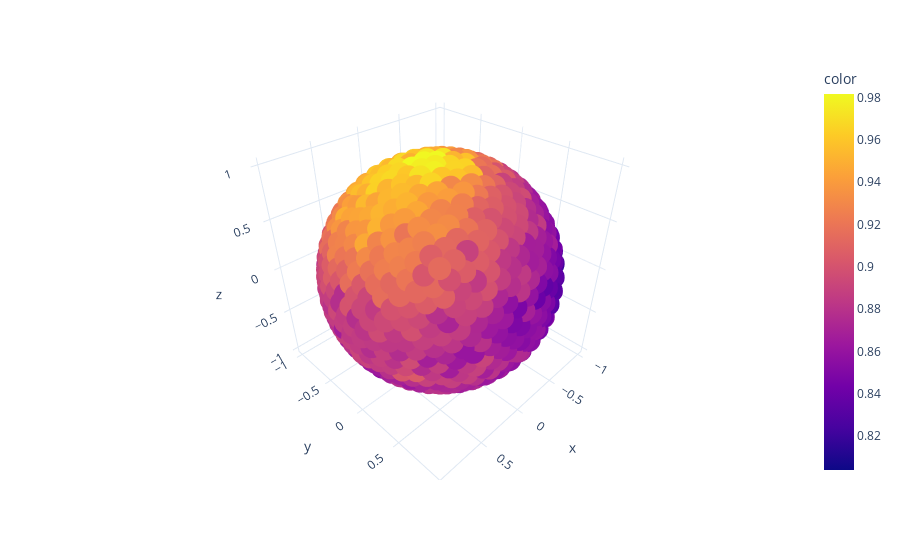

Notebook cell for this chart:
### Code cell
#FIDELITY OF SECOND COPY
# Plot the surface. F_measured/F_theory
df = px.data.iris()
fig = px.scatter_3d(df, x, y, z, color=data_sheet.prob_0_qubit_0/(5/6), template="plotly_white")

fig.show()
print("Number of points: ", len(x))
print("Average fidelity: ", np.average(data_sheet.prob_0_qubit_0))
print("Standard deviation: ", np.std(data_sheet.prob_0_qubit_0))

### Figure 1 — Plotly figure (JSON) as saved in the notebook; plotly's stock layout.template omitted (floating-point values rounded to 4 significant figures; data arrays with more than 128 entries replaced by an {"elided": "..."} marker saying what was removed)
{"data": [{"hovertemplate": "x=%{x}<br>y=%{y}<br>z=%{z}<br>color=%{marker.color}<extra></extra>", "legendgroup": "", "marker": {"color": {"elided": "1000 float values"}, "coloraxis": "coloraxis", "symbol": "circle"}, "mode": "markers", "name": "", "scene": "scene", "showlegend": false, "type": "scatter3d", "x": {"elided": "1000 float values"}, "y": {"elided": "1000 float values"}, "z": {"elided": "1000 float values"}}], "layout": {"coloraxis": {"colorbar": {"title": {"text": "color"}}, "colorscale": [[0, "#0d0887"], [0.1111, "#46039f"], [0.2222, "#7201a8"], [0.3333, "#9c179e"], [0.4444, "#bd3786"], [0.5556, "#d8576b"], [0.6667, "#ed7953"], [0.7778, "#fb9f3a"], [0.8889, "#fdca26"], [1, "#f0f921"]]}, "legend": {"tracegroupgap": 0}, "margin": {"t": 60}, "scene": {"domain": {"x": [0, 1], "y": [0, 1]}, "xaxis": {"title": {"text": "x"}}, "yaxis": {"title": {"text": "y"}}, "zaxis": {"title": {"text": "z"}}}}}
